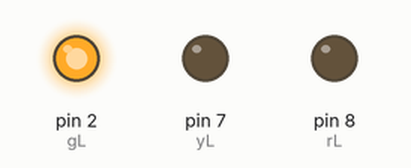
The sketch below on a simulated Arduino Uno, built with avr-gcc and run on an emulated ATmega328P. Shown: output pins drawn as LEDs (lit = HIGH).

Above: at 1.5 s.
At 4.2 s:
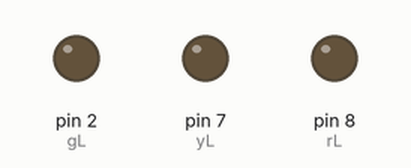
At 8.5 s:
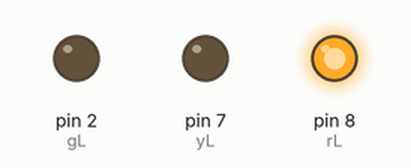
At 13.0 s:
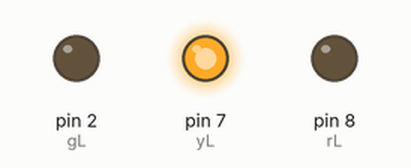
Timing chart, 0 to 18.2 s (numbered marks = the images above):
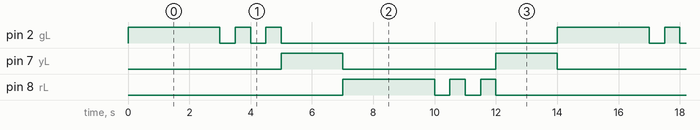

The sketch:

sketch_dec21a.ino
```cpp
int gL = 2;
int yL = 7;
int rL = 8;

void setup()
{
pinMode(gL, OUTPUT);
pinMode(yL, OUTPUT);
pinMode(rL, OUTPUT);
}

void loop()
{
digitalWrite(gL, HIGH);
delay(3000);
 digitalWrite(gL, LOW);
 delay(500);
 digitalWrite(gL, HIGH);
 delay(500);
 digitalWrite(gL, LOW);
 delay(500);
 digitalWrite(gL, HIGH);
 delay(500);
 digitalWrite(gL, LOW);

digitalWrite(yL, HIGH);
delay(2000);
digitalWrite(yL, LOW);

digitalWrite(rL, HIGH);
delay(3000);
 digitalWrite(rL, LOW);
 delay(500);
 digitalWrite(rL, HIGH);
 delay(500);
 digitalWrite(rL, LOW);
 delay(500);
 digitalWrite(rL, HIGH);
 delay(500);
 digitalWrite(rL, LOW);

digitalWrite(yL, HIGH);
delay(2000);
digitalWrite(yL, LOW);
}
```

Measured:
- by itself, pin 2 (gL), pin 8 (rL): repeats every 14.0 s: 2 × (LOW 0.50 s, HIGH 0.50 s), LOW 9.0 s, HIGH 3.0 s
- by itself, pin 7 (yL): alternates HIGH for 2.0 s and LOW for 5.0 s
- by itself, everything shown: repeats every 14.0 s, in 13 steps
